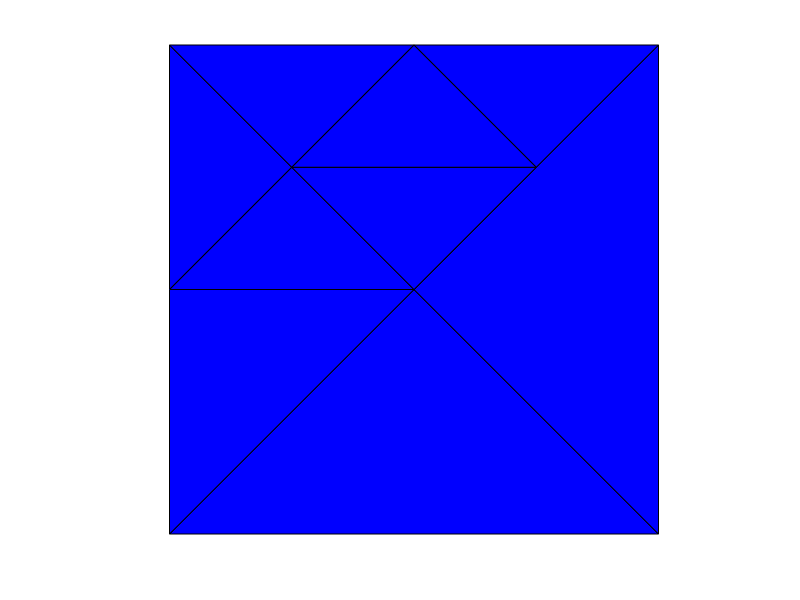

MATLAB code for this plot:
triangle1 = [0, 0; 1, 0; 0.5, 0.5];
triangle2 = [0, 0; 0.5, 0.5; 0, 1];
triangle3 = [1, 0; 1, 1; 0.5, 0.5];
triangle4 = [0, 1; 0.5, 0.5; 1, 1];
triangle5 = [0, 0.5; 0.5, 0.5; 0.25, 0.75];
triangle6 = [0.5, 0.5; 0.75, 0.75; 0.25, 0.75];
triangle7 = [0.25, 0.75; 0.75, 0.75; 0.5, 1];

hold on;
fill(triangle1(:,1), triangle1(:,2), 'b');
fill(triangle2(:,1), triangle2(:,2), 'b');
fill(triangle3(:,1), triangle3(:,2), 'b');
fill(triangle4(:,1), triangle4(:,2), 'b');
fill(triangle5(:,1), triangle5(:,2), 'b');
fill(triangle6(:,1), triangle6(:,2), 'b');
fill(triangle7(:,1), triangle7(:,2), 'b');
axis equal;
axis off;
hold off;

